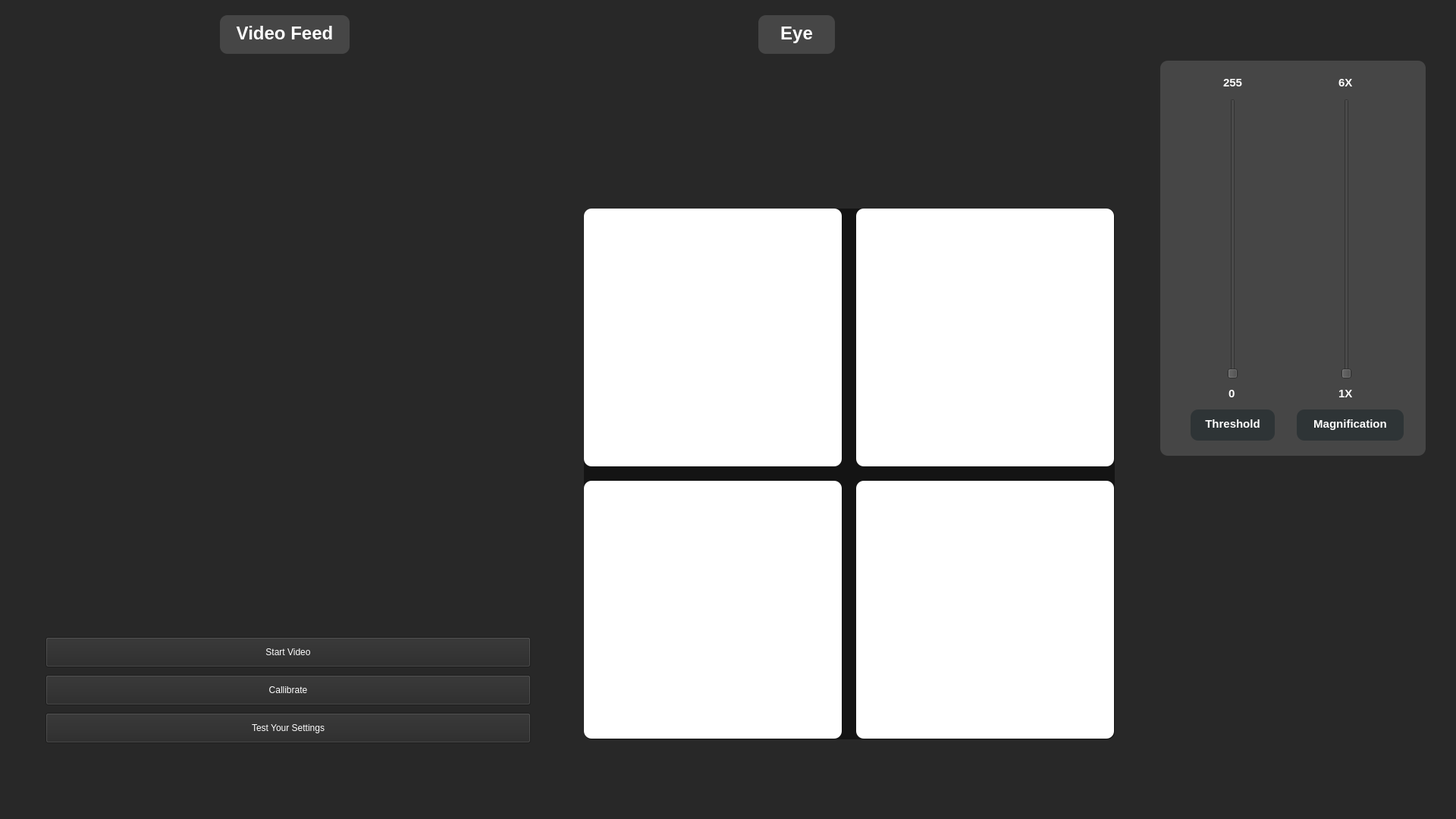
<?xml version="1.0" encoding="UTF-8"?>
<ui version="4.0">
 <class>EyeWriter</class>
 <widget class="QMainWindow" name="EyeWriter">
  <property name="geometry">
   <rect>
    <x>0</x>
    <y>0</y>
    <width>1920</width>
    <height>1080</height>
   </rect>
  </property>
  <property name="windowTitle">
   <string>MainWindow</string>
  </property>
  <property name="styleSheet">
   <string notr="true">background-color: rgb(40, 40, 40); color: white</string>
  </property>
  <widget class="QWidget" name="App">
   <widget class="QPushButton" name="startVideo">
    <property name="geometry">
     <rect>
      <x>60</x>
      <y>840</y>
      <width>640</width>
      <height>40</height>
     </rect>
    </property>
    <property name="text">
     <string>Start Video</string>
    </property>
   </widget>
   <widget class="QPushButton" name="callibrate">
    <property name="geometry">
     <rect>
      <x>60</x>
      <y>890</y>
      <width>640</width>
      <height>40</height>
     </rect>
    </property>
    <property name="styleSheet">
     <string notr="true"/>
    </property>
    <property name="text">
     <string>Callibrate</string>
    </property>
   </widget>
   <widget class="QLabel" name="frame_label">
    <property name="geometry">
     <rect>
      <x>60</x>
      <y>80</y>
      <width>640</width>
      <height>480</height>
     </rect>
    </property>
    <property name="styleSheet">
     <string notr="true">border-radius:10px; border-color: beige; padding: 6px</string>
    </property>
    <property name="text">
     <string/>
    </property>
    <property name="pixmap">
     <pixmap>video-off.png</pixmap>
    </property>
   </widget>
   <widget class="QLabel" name="eye_label">
    <property name="geometry">
     <rect>
      <x>910</x>
      <y>80</y>
      <width>300</width>
      <height>150</height>
     </rect>
    </property>
    <property name="styleSheet">
     <string notr="true">border-radius:10px; border-color: beige; padding: 6px</string>
    </property>
    <property name="text">
     <string/>
    </property>
    <property name="pixmap">
     <pixmap>video-off2.png</pixmap>
    </property>
   </widget>
   <widget class="QPushButton" name="startTest">
    <property name="geometry">
     <rect>
      <x>60</x>
      <y>940</y>
      <width>640</width>
      <height>40</height>
     </rect>
    </property>
    <property name="text">
     <string>Test Your Settings</string>
    </property>
   </widget>
   <widget class="QTextEdit" name="videoFeedTitle">
    <property name="geometry">
     <rect>
      <x>290</x>
      <y>20</y>
      <width>171</width>
      <height>51</height>
     </rect>
    </property>
    <property name="styleSheet">
     <string notr="true">background-color: rgb(70, 70, 70); border-radius:10px; border-color: beige; padding: 6px</string>
    </property>
    <property name="html">
     <string>&lt;!DOCTYPE HTML PUBLIC &quot;-//W3C//DTD HTML 4.0//EN&quot; &quot;http://www.w3.org/TR/REC-html40/strict.dtd&quot;&gt;
&lt;html&gt;&lt;head&gt;&lt;meta name=&quot;qrichtext&quot; content=&quot;1&quot; /&gt;&lt;style type=&quot;text/css&quot;&gt;
p, li { white-space: pre-wrap; }
&lt;/style&gt;&lt;/head&gt;&lt;body style=&quot; font-family:'Ubuntu'; font-size:11pt; font-weight:400; font-style:normal;&quot;&gt;
&lt;p align=&quot;center&quot; style=&quot; margin-top:0px; margin-bottom:0px; margin-left:0px; margin-right:0px; -qt-block-indent:0; text-indent:0px;&quot;&gt;&lt;span style=&quot; font-size:18pt; font-weight:600;&quot;&gt;Video Feed&lt;/span&gt;&lt;/p&gt;&lt;/body&gt;&lt;/html&gt;</string>
    </property>
   </widget>
   <widget class="QTextEdit" name="eyeTitle">
    <property name="geometry">
     <rect>
      <x>1000</x>
      <y>20</y>
      <width>101</width>
      <height>51</height>
     </rect>
    </property>
    <property name="styleSheet">
     <string notr="true">background-color: rgb(70, 70, 70); border-radius:10px; border-color: beige; padding: 6px</string>
    </property>
    <property name="html">
     <string>&lt;!DOCTYPE HTML PUBLIC &quot;-//W3C//DTD HTML 4.0//EN&quot; &quot;http://www.w3.org/TR/REC-html40/strict.dtd&quot;&gt;
&lt;html&gt;&lt;head&gt;&lt;meta name=&quot;qrichtext&quot; content=&quot;1&quot; /&gt;&lt;style type=&quot;text/css&quot;&gt;
p, li { white-space: pre-wrap; }
&lt;/style&gt;&lt;/head&gt;&lt;body style=&quot; font-family:'Ubuntu'; font-size:11pt; font-weight:400; font-style:normal;&quot;&gt;
&lt;p align=&quot;center&quot; style=&quot; margin-top:0px; margin-bottom:0px; margin-left:0px; margin-right:0px; -qt-block-indent:0; text-indent:0px;&quot;&gt;&lt;span style=&quot; font-size:18pt; font-weight:600;&quot;&gt;Eye&lt;/span&gt;&lt;/p&gt;&lt;/body&gt;&lt;/html&gt;</string>
    </property>
   </widget>
   <widget class="QWidget" name="widget" native="true">
    <property name="geometry">
     <rect>
      <x>1530</x>
      <y>80</y>
      <width>350</width>
      <height>521</height>
     </rect>
    </property>
    <property name="styleSheet">
     <string notr="true">background-color: rgb(70, 70, 70); border-radius:10px; border-color: beige; padding: 6px</string>
    </property>
    <widget class="QSlider" name="thresholdSlider">
     <property name="geometry">
      <rect>
       <x>80</x>
       <y>50</y>
       <width>31</width>
       <height>370</height>
      </rect>
     </property>
     <property name="styleSheet">
      <string notr="true">color: rgb(255, 255, 255)</string>
     </property>
     <property name="maximum">
      <number>255</number>
     </property>
     <property name="orientation">
      <enum>Qt::Vertical</enum>
     </property>
    </widget>
    <widget class="QTextEdit" name="min_threshold">
     <property name="geometry">
      <rect>
       <x>80</x>
       <y>420</y>
       <width>31</width>
       <height>41</height>
      </rect>
     </property>
     <property name="html">
      <string>&lt;!DOCTYPE HTML PUBLIC &quot;-//W3C//DTD HTML 4.0//EN&quot; &quot;http://www.w3.org/TR/REC-html40/strict.dtd&quot;&gt;
&lt;html&gt;&lt;head&gt;&lt;meta name=&quot;qrichtext&quot; content=&quot;1&quot; /&gt;&lt;style type=&quot;text/css&quot;&gt;
p, li { white-space: pre-wrap; }
&lt;/style&gt;&lt;/head&gt;&lt;body style=&quot; font-family:'Ubuntu'; font-size:11pt; font-weight:400; font-style:normal;&quot;&gt;
&lt;p style=&quot; margin-top:0px; margin-bottom:0px; margin-left:0px; margin-right:0px; -qt-block-indent:0; text-indent:0px;&quot;&gt;&lt;span style=&quot; font-weight:600; color:#ffffff;&quot;&gt;0&lt;/span&gt;&lt;/p&gt;&lt;/body&gt;&lt;/html&gt;</string>
     </property>
    </widget>
    <widget class="QTextEdit" name="max_threshold">
     <property name="geometry">
      <rect>
       <x>73</x>
       <y>10</y>
       <width>51</width>
       <height>41</height>
      </rect>
     </property>
     <property name="html">
      <string>&lt;!DOCTYPE HTML PUBLIC &quot;-//W3C//DTD HTML 4.0//EN&quot; &quot;http://www.w3.org/TR/REC-html40/strict.dtd&quot;&gt;
&lt;html&gt;&lt;head&gt;&lt;meta name=&quot;qrichtext&quot; content=&quot;1&quot; /&gt;&lt;style type=&quot;text/css&quot;&gt;
p, li { white-space: pre-wrap; }
&lt;/style&gt;&lt;/head&gt;&lt;body style=&quot; font-family:'Ubuntu'; font-size:11pt; font-weight:400; font-style:normal;&quot;&gt;
&lt;p style=&quot; margin-top:0px; margin-bottom:0px; margin-left:0px; margin-right:0px; -qt-block-indent:0; text-indent:0px;&quot;&gt;&lt;span style=&quot; font-weight:600; color:#ffffff;&quot;&gt;255&lt;/span&gt;&lt;/p&gt;&lt;/body&gt;&lt;/html&gt;</string>
     </property>
    </widget>
    <widget class="QSlider" name="zoomSlider">
     <property name="geometry">
      <rect>
       <x>230</x>
       <y>50</y>
       <width>31</width>
       <height>370</height>
      </rect>
     </property>
     <property name="minimum">
      <number>1</number>
     </property>
     <property name="maximum">
      <number>6</number>
     </property>
     <property name="orientation">
      <enum>Qt::Vertical</enum>
     </property>
    </widget>
    <widget class="QTextEdit" name="min_zoom">
     <property name="geometry">
      <rect>
       <x>225</x>
       <y>420</y>
       <width>41</width>
       <height>41</height>
      </rect>
     </property>
     <property name="html">
      <string>&lt;!DOCTYPE HTML PUBLIC &quot;-//W3C//DTD HTML 4.0//EN&quot; &quot;http://www.w3.org/TR/REC-html40/strict.dtd&quot;&gt;
&lt;html&gt;&lt;head&gt;&lt;meta name=&quot;qrichtext&quot; content=&quot;1&quot; /&gt;&lt;style type=&quot;text/css&quot;&gt;
p, li { white-space: pre-wrap; }
&lt;/style&gt;&lt;/head&gt;&lt;body style=&quot; font-family:'Ubuntu'; font-size:11pt; font-weight:400; font-style:normal;&quot;&gt;
&lt;p style=&quot; margin-top:0px; margin-bottom:0px; margin-left:0px; margin-right:0px; -qt-block-indent:0; text-indent:0px;&quot;&gt;&lt;span style=&quot; font-weight:600; color:#ffffff;&quot;&gt;1X&lt;/span&gt;&lt;/p&gt;&lt;/body&gt;&lt;/html&gt;</string>
     </property>
    </widget>
    <widget class="QTextEdit" name="max_zoom">
     <property name="geometry">
      <rect>
       <x>225</x>
       <y>10</y>
       <width>51</width>
       <height>41</height>
      </rect>
     </property>
     <property name="html">
      <string>&lt;!DOCTYPE HTML PUBLIC &quot;-//W3C//DTD HTML 4.0//EN&quot; &quot;http://www.w3.org/TR/REC-html40/strict.dtd&quot;&gt;
&lt;html&gt;&lt;head&gt;&lt;meta name=&quot;qrichtext&quot; content=&quot;1&quot; /&gt;&lt;style type=&quot;text/css&quot;&gt;
p, li { white-space: pre-wrap; }
&lt;/style&gt;&lt;/head&gt;&lt;body style=&quot; font-family:'Ubuntu'; font-size:11pt; font-weight:400; font-style:normal;&quot;&gt;
&lt;p style=&quot; margin-top:0px; margin-bottom:0px; margin-left:0px; margin-right:0px; -qt-block-indent:0; text-indent:0px;&quot;&gt;&lt;span style=&quot; font-weight:600; color:#ffffff;&quot;&gt;6X&lt;/span&gt;&lt;/p&gt;&lt;/body&gt;&lt;/html&gt;</string>
     </property>
    </widget>
    <widget class="QTextEdit" name="textEdit">
     <property name="geometry">
      <rect>
       <x>40</x>
       <y>460</y>
       <width>111</width>
       <height>41</height>
      </rect>
     </property>
     <property name="styleSheet">
      <string notr="true">background-color: rgb(46, 52, 54)</string>
     </property>
     <property name="html">
      <string>&lt;!DOCTYPE HTML PUBLIC &quot;-//W3C//DTD HTML 4.0//EN&quot; &quot;http://www.w3.org/TR/REC-html40/strict.dtd&quot;&gt;
&lt;html&gt;&lt;head&gt;&lt;meta name=&quot;qrichtext&quot; content=&quot;1&quot; /&gt;&lt;style type=&quot;text/css&quot;&gt;
p, li { white-space: pre-wrap; }
&lt;/style&gt;&lt;/head&gt;&lt;body style=&quot; font-family:'Ubuntu'; font-size:11pt; font-weight:400; font-style:normal;&quot;&gt;
&lt;p align=&quot;center&quot; style=&quot; margin-top:0px; margin-bottom:0px; margin-left:0px; margin-right:0px; -qt-block-indent:0; text-indent:0px;&quot;&gt;&lt;span style=&quot; font-weight:600;&quot;&gt;Threshold&lt;/span&gt;&lt;/p&gt;&lt;/body&gt;&lt;/html&gt;</string>
     </property>
    </widget>
    <widget class="QTextEdit" name="textEdit_2">
     <property name="geometry">
      <rect>
       <x>180</x>
       <y>460</y>
       <width>141</width>
       <height>41</height>
      </rect>
     </property>
     <property name="styleSheet">
      <string notr="true">background-color: rgb(46, 52, 54)</string>
     </property>
     <property name="html">
      <string>&lt;!DOCTYPE HTML PUBLIC &quot;-//W3C//DTD HTML 4.0//EN&quot; &quot;http://www.w3.org/TR/REC-html40/strict.dtd&quot;&gt;
&lt;html&gt;&lt;head&gt;&lt;meta name=&quot;qrichtext&quot; content=&quot;1&quot; /&gt;&lt;style type=&quot;text/css&quot;&gt;
p, li { white-space: pre-wrap; }
&lt;/style&gt;&lt;/head&gt;&lt;body style=&quot; font-family:'Ubuntu'; font-size:11pt; font-weight:400; font-style:normal;&quot;&gt;
&lt;p align=&quot;center&quot; style=&quot; margin-top:0px; margin-bottom:0px; margin-left:0px; margin-right:0px; -qt-block-indent:0; text-indent:0px;&quot;&gt;&lt;span style=&quot; font-weight:600;&quot;&gt;Magnification&lt;/span&gt;&lt;/p&gt;&lt;/body&gt;&lt;/html&gt;</string>
     </property>
    </widget>
   </widget>
   <widget class="QLabel" name="xIcon">
    <property name="geometry">
     <rect>
      <x>896</x>
      <y>476</y>
      <width>128</width>
      <height>128</height>
     </rect>
    </property>
    <property name="text">
     <string/>
    </property>
    <property name="pixmap">
     <pixmap>x.png</pixmap>
    </property>
   </widget>
   <widget class="QPushButton" name="clickCenter">
    <property name="geometry">
     <rect>
      <x>896</x>
      <y>420</y>
      <width>128</width>
      <height>41</height>
     </rect>
    </property>
    <property name="text">
     <string>CENTER</string>
    </property>
   </widget>
   <widget class="QWidget" name="testTracking" native="true">
    <property name="geometry">
     <rect>
      <x>770</x>
      <y>275</y>
      <width>700</width>
      <height>700</height>
     </rect>
    </property>
    <property name="styleSheet">
     <string notr="true">background-color: rgb(20, 20, 20); border-radius:10px; border-color: black; padding: 6px</string>
    </property>
    <widget class="QLabel" name="sq1">
     <property name="geometry">
      <rect>
       <x>0</x>
       <y>0</y>
       <width>340</width>
       <height>340</height>
      </rect>
     </property>
     <property name="styleSheet">
      <string notr="true">background-color: white;
border: 4px;
border-color: rgb(0, 0, 0)</string>
     </property>
     <property name="text">
      <string/>
     </property>
    </widget>
    <widget class="QLabel" name="sq4">
     <property name="geometry">
      <rect>
       <x>359</x>
       <y>0</y>
       <width>340</width>
       <height>340</height>
      </rect>
     </property>
     <property name="styleSheet">
      <string notr="true">background-color: white;
border: 4px;
border-color: rgb(0, 0, 0)</string>
     </property>
     <property name="text">
      <string>TextLabel</string>
     </property>
    </widget>
    <widget class="QLabel" name="sq3">
     <property name="geometry">
      <rect>
       <x>0</x>
       <y>359</y>
       <width>340</width>
       <height>340</height>
      </rect>
     </property>
     <property name="styleSheet">
      <string notr="true">background-color: white;
border: 4px;
border-color: rgb(0, 0, 0)</string>
     </property>
     <property name="text">
      <string>TextLabel</string>
     </property>
    </widget>
    <widget class="QLabel" name="sq2">
     <property name="geometry">
      <rect>
       <x>359</x>
       <y>359</y>
       <width>340</width>
       <height>340</height>
      </rect>
     </property>
     <property name="styleSheet">
      <string notr="true">background-color: white;
border: 4px;
border-color: rgb(0, 0, 0)</string>
     </property>
     <property name="text">
      <string>TextLabel</string>
     </property>
    </widget>
   </widget>
  </widget>
  <widget class="QMenuBar" name="menubar">
   <property name="geometry">
    <rect>
     <x>0</x>
     <y>0</y>
     <width>1920</width>
     <height>22</height>
    </rect>
   </property>
  </widget>
  <widget class="QStatusBar" name="statusbar"/>
 </widget>
 <resources/>
 <connections/>
</ui>
